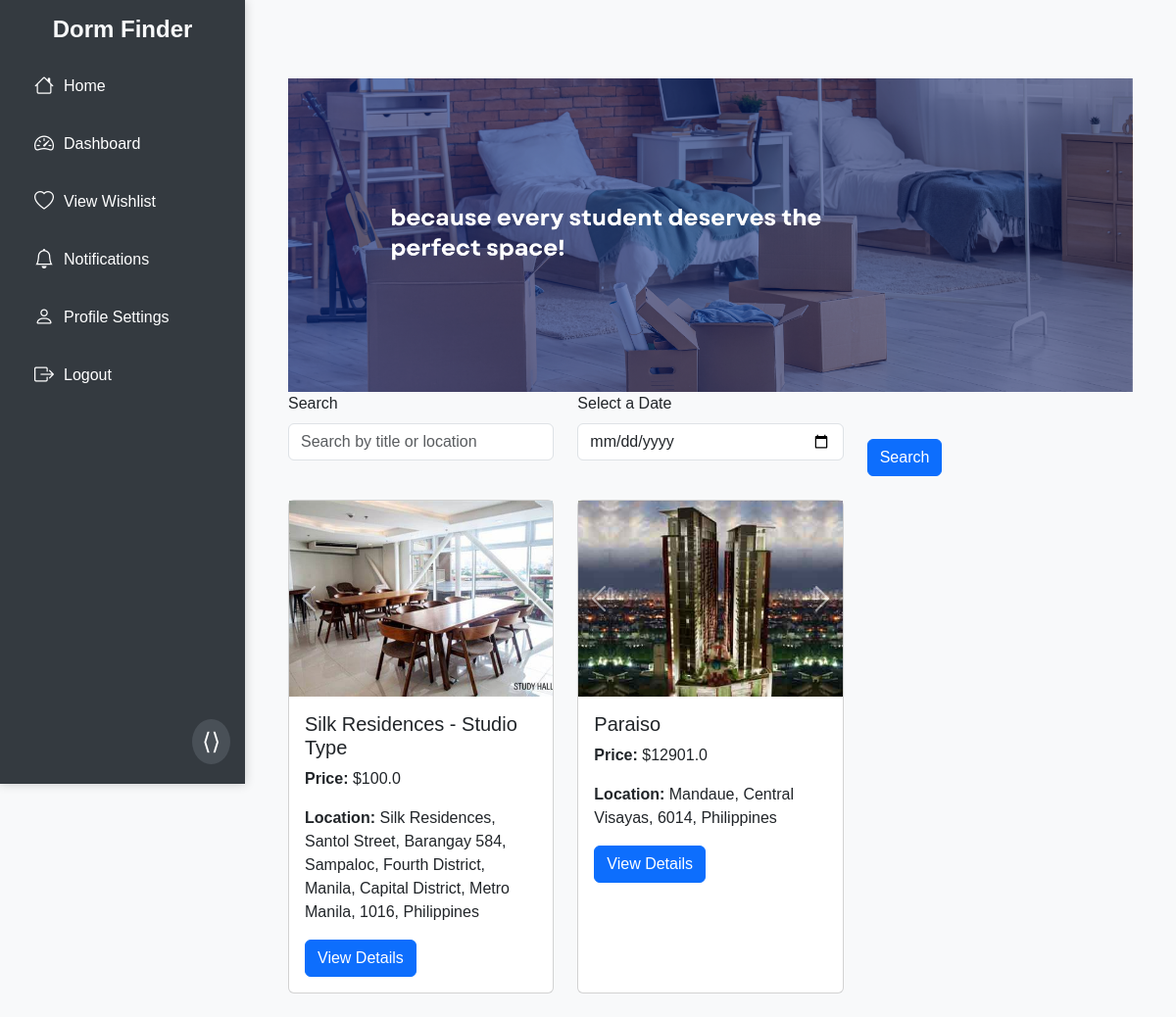
/ (signed in), run on the app's committed database.
### dormsys/models.py (models this page shows, shortened)
class Property(db.Model):
    __tablename__ = "properties"
    id = db.Column(db.Integer, primary_key=True, autoincrement=True)
    title = db.Column(db.String(150), nullable=False)
    images = db.Column(db.Text, nullable=True)  # Paths to property images
    description = db.Column(db.Text, nullable=False)
    price = db.Column(db.Float, nullable=False)
    location = db.Column(db.String(255), nullable=True)  # Address
    latitude = db.Column(db.Float, nullable=True)        # Latitude for geolocation
    longitude = db.Column(db.Float, nullable=True)       # Longitude for geolocation
    num_beds = db.Column(db.Integer, nullable=True)      # Number of beds
    amenities = db.Column(db.Text, nullable=True)        # Amenities list
    status = db.Column(db.String(50), default="Available")
    created_at = db.Column(db.DateTime, default=datetime.utcnow)
    user_id = db.Column(db.Integer, db.ForeignKey('users.id'), nullable=False)
    bookings = db.relationship('Booking', backref='property', lazy=True, cascade="all, delete-orphan")

### app.py (the view)
@app.route('/')
def home():
    properties = Property.query.all()
    tenant_bookings = {}
    if current_user.is_authenticated and current_user.role == "Tenant":
        bookings = Booking.query.filter_by(tenant_id=current_user.id).all()
        tenant_bookings = {booking.property_id: booking for booking in bookings}
    return render_template('home.html', properties=properties, tenant_bookings=tenant_bookings, form=SearchForm())

### dormsys/forms.py
class SearchForm(FlaskForm):
    query = StringField('Search', validators=[DataRequired()])
    date = DateField('Select a Date', format='%Y-%m-%d', validators=[DataRequired()])
    submit = SubmitField('Search')

### dormsys/models.py (called while the page is built)
@login_manager.user_loader
def load_user(user_id):
    return User.query.get(int(user_id))

### dormsys/templates/home.html (shortened to what this page needs)
{% extends "base.html" %}
{% block content %}
<div class="container mt-5">
     <div class="hero-section">
        <img src="{{ url_for('static', filename='assets/header 2.png') }}" alt="Student Dormitory">
    </div>
    <form method="POST">
        <div class="row mb-4">
            <div class="col-md-4">
                <div class="mb-3">
                    {{ form.query.label(class="form-label") }}
                    {{ form.query(class="form-control", placeholder="Search by title or location") }}
                </div>
            </div>
            <div class="col-md-4">
                <div class="mb-3">
                    {{ form.date.label(class="form-label") }}
                    {{ form.date(class="form-control") }}
                </div>
            </div>
            <div class="col-md-4 d-flex align-items-end">
                <button type="submit" class="btn btn-primary">{{ form.submit.label }}</button>
            </div>
        </div>
    </form>
    <div class="row">
        {% if properties %}
            {% for property in properties %}
                <div class="col-md-4 mb-4">
                    <div class="card h-100">
                        <div id="carousel{{ property.id }}" class="carousel slide" data-bs-ride="carousel">
                            <div class="carousel-inner">
                                {% if property.images %}
                                    {% set images = property.images.split(', ') %}
                                    {% for img in images %}
                                    <div class="carousel-item {% if loop.first %}active{% endif %}">
                                        <img src="{{ url_for('static', filename='uploads/' + img) }}"
                                             class="d-block w-100"
                                             alt="{{ property.title }}"
                                             style="height: 200px; object-fit: cover;">
                                    </div>
                                    {% endfor %}
                                {% endif %}
                            </div>
                            <button class="carousel-control-prev" type="button" data-bs-target="#carousel{{ property.id }}" data-bs-slide="prev">
                                <span class="carousel-control-prev-icon" aria-hidden="true"></span>
                            </button>
                            <button class="carousel-control-next" type="button" data-bs-target="#carousel{{ property.id }}" data-bs-slide="next">
                                <span class="carousel-control-next-icon" aria-hidden="true"></span>
                            </button>
                        </div>
                        <div class="card-body">
                            <h5 class="card-title">{{ property.title }}</h5>
                            <p><strong>Price:</strong> ${{ property.price }}</p>
                            <p><strong>Location:</strong> {{ property.location }}</p>
                            <button class="btn btn-primary"
                                    data-bs-toggle="modal"
                                    data-bs-target="#propertyModal{{ property.id }}">
                                View Details
                            </button>
                        </div>
                    </div>
                </div>
            {% endfor %}
        {% else %}
            <p class="text-muted">No properties available at the moment.</p>
        {% endif %}
    </div>
</div>
{% endblock %}

### dormsys/templates/base.html (style rules this page uses)
body { display: flex; height: 100vh; margin: 0; font-family: Arial, sans-serif; background-color: #f8f9fa; }

### dormsys/templates/home.html (style rules this page uses)
.hero-section { width: 100%; height: 40vh; overflow: hidden; }
.hero-section img { width: 100%; height: 100%; object-fit: cover; display: block; }

### data on the page
Property: title "Silk Residences - Studio Type", price "100.0", location "Silk Residences, Santol Street, Barangay 584, Sampaloc, Fourth District, Manila, Capital District, Metro Manila, 1016, Philippines"
Property: images (picture), title "Paraiso", price "12901.0", location "Mandaue, Central Visayas, 6014, Philippines"
